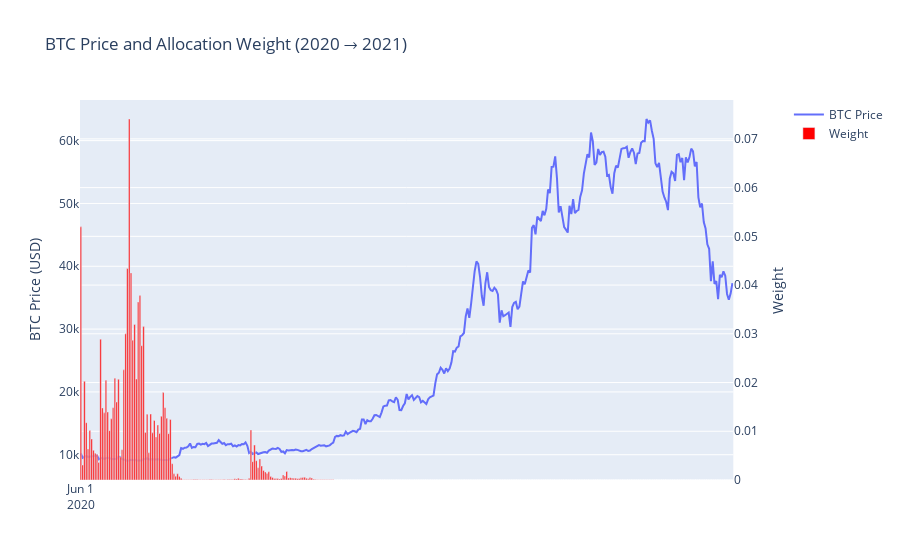

Notebook cell for this chart:
### Markdown cell above
- Between June 2020 and June 2021, the price trend showed a clear pattern, with a low at the beginning of the year and a high toward the end of the year. We can see that the strategy concentrated more allocation at the beginning of the year.

### Code cell
plot_weight_price_by_year(2020, 2021)

### Figure 1 — Plotly figure (JSON) as saved in the notebook; plotly's stock layout.template omitted (floating-point values rounded to 4 significant figures; data arrays with more than 128 entries replaced by an {"elided": "..."} marker saying what was removed)
{"data": [{"mode": "lines", "name": "BTC Price", "type": "scatter", "x": {"elided": "365 str values"}, "xaxis": "x", "y": {"elided": "365 float values"}, "yaxis": "y"}, {"marker": {"color": "red", "opacity": 1}, "name": "Weight", "type": "bar", "x": {"elided": "365 str values"}, "xaxis": "x", "y": {"elided": "365 float values"}, "yaxis": "y2"}], "layout": {"barmode": "overlay", "title": {"text": "BTC Price and Allocation Weight (2020 → 2021)"}, "xaxis": {"anchor": "y", "domain": [0, 0.94], "dtick": "M12", "tick0": "2020-06-01", "tickmode": "linear"}, "yaxis": {"anchor": "x", "domain": [0, 1], "title": {"text": "BTC Price (USD)"}}, "yaxis2": {"anchor": "x", "overlaying": "y", "side": "right", "title": {"text": "Weight"}}}}
